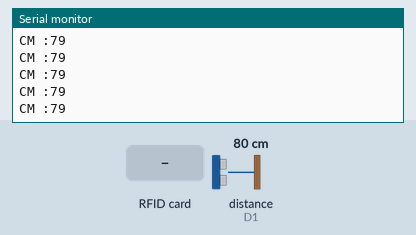
The sketch below on a simulated ESP8266 (NodeMCU). On the bench: the last lines printed to the serial monitor. Wiring (inferred from the names in the program): ultrasonic range finder: trigger D2; echo D1. Inputs (shaded band) come from the test bench; at power-on: distance to the obstacle (sensor on D1) 80 cm. The echo pulse lasts 58.3 µs per cm; WiFi joins after 1.5 s; servers stay silent unless stated.

Above: at 3.2 s.
3.3 s: distance to the obstacle (sensor on D1) set to 2 cm
At 4.4 s:
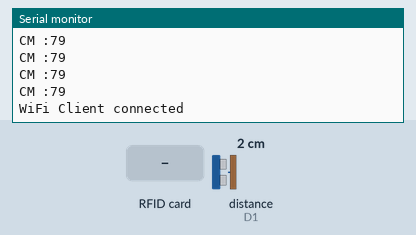
5.1 s: RFID card 5E 7A 19 C4 held to the reader
At 5.43 s:
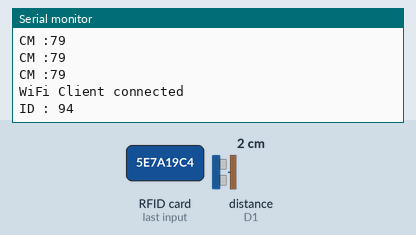
6.7 s: distance to the obstacle (sensor on D1) set to 18 cm
At 7.1 s:
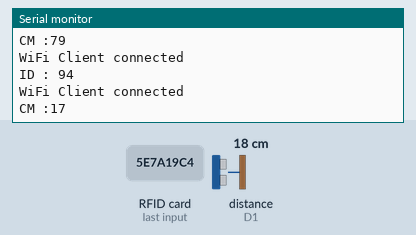

Measured:
- after the input at 3.3 s, the serial monitor: prints a new line after 0.37 s (image 1)
- after the input at 5.1 s, the serial monitor: prints a new line after 0.17 s (image 2)
- after the input at 6.7 s, the serial monitor: prints a new line after 0.28 s (image 3)

The sketch:

Save_Refrigerator_2.ino
```cpp
#include <ESP8266WiFi.h>
#include <SPI.h>
#include <MFRC522.h>

//서버에 전송하기 위한 초기설정
const char* server = "api.thingspeak.com";
String apiKey = "1FHNSZ0I4ANS0ZIC";//api key
const char* MY_SSID = "GENYF WIFI";//와이파이 이름
const char* MY_PWD = "gnyf0915";//와이파이 비밀번호

const int EchoPin = D1;// Echo핀
const int TrigPin = D2;//Trig핀
const int RST_PIN = D3;// reset핀
const int SS_PIN = D4;// SS핀

unsigned long Start_time = 0;
unsigned long End_time = 0;
double Stream_time = 0;

MFRC522 mfrc(SS_PIN, RST_PIN); //RIFD

// 초기 설정(시리얼 통신, 핀 설정)
void setup() {
	Serial.begin(115200);
	pinMode(TrigPin, OUTPUT);
	pinMode(EchoPin, INPUT);
	SPI.begin();//RFID 초기화
	mfrc.PCD_Init();//초기화
	delay(10);

	//와이파이 연결
	Serial.print("Connecting to " + *MY_SSID);

	WiFi.begin(MY_SSID, MY_PWD);

	while (WiFi.status() != WL_CONNECTED) {
		delay(1000);
		Serial.print(".");
	}

	Serial.println("");
	Serial.println("Connected");
	Serial.println("");
}

void loop() {
	int Teg = RFID();
	int Length = SR04();

	//RFID Teg를 인식시 서버에 전송
	if (Teg != 0) {
		Serial.print("ID : ");
		Serial.println(Teg);
		Teg_Value(Teg);
	}

	//거리가 10cm 이상일시 문이 열린걸로 인식, 서버에 전송
	if (Length > 10) {
		Start_time = millis();//시작 시간

		//문이 열린 시간 측정
		while (SR04() > 10)
		{
			Teg = RFID();

			//시간 측정시 RFID Teg가 접속되면 서버에 전송
			if (Teg != 0) {
				Serial.print("ID : ");
				Serial.println(Teg);
				Teg_Value(Teg);
			}

			Serial.print("CM :");
			Serial.println(Length);
		}

		End_time = millis();//종료 시간
		Stream_time = End_time - Start_time;//시작 시간 - 종료 시간 = 실행 시간
		Stream_time /= 1000.0;//밀리초를 초로 변환

		//시간이 0초가 아닐시 서버에 전송
		if (Stream_time != 0) {
			Length_Value(Stream_time);
		}
	}
}

//RFID태그 읽기
int RFID() {
	int Teg = 0;

	if (mfrc.PICC_IsNewCardPresent())
	{
		if (mfrc.PICC_ReadCardSerial())
		{
			Teg = mfrc.uid.uidByte[0];
			//Serial.print("Tag UID :");
			//Serial.println(Teg);
		}
	}

	return Teg;
}

//거리 측정
int SR04() {
	long duration, distance;
	digitalWrite(TrigPin, LOW);
	delayMicroseconds(2);
	digitalWrite(TrigPin, HIGH);
	delayMicroseconds(10);
	digitalWrite(TrigPin, LOW);
	duration = pulseIn(EchoPin, HIGH);
	distance = duration * 17 / 1000;
	//Serial.println(distance);
	delay(100);

	return distance;
}

//RFID Teg 데이터 전송
void Teg_Value(int Teg) {
	WiFiClient client;

	if (client.connect(server, 80)) { // 서버에 전송
		Serial.println("WiFi Client connected");

		String postStr = apiKey;;
		postStr += "&field1=";
		postStr += String(Teg);
		postStr += "&field2=";
		postStr += NULL;
		postStr += "\r\n\r\n";

		client.print("POST /update HTTP/1.1\n");
		client.print("Host: api.thingspeak.com\n");
		client.print("Connection: close\n");
		client.print("X-THINGSPEAKAPIKEY: " + apiKey + "\n");
		client.print("Content-Type: application/x-www-form-urlencoded\n");
		client.print("Content-Length: ");
		client.print(postStr.length());
		client.print("\n\n");
		client.print(postStr);
		delay(1000);
	}
	client.stop();
}

//거리, 문열림 데이터 전송
void Length_Value(int Length) {
	WiFiClient client;

	if (client.connect(server, 80)) { // 서버에 전송
		Serial.println("WiFi Client connected");

		String postStr = apiKey;
		postStr += "&field1=";
		postStr += NULL;
		postStr += "&field2=";
		postStr += String(Length);
		postStr += "\r\n\r\n";

		client.print("POST /update HTTP/1.1\n");
		client.print("Host: api.thingspeak.com\n");
		client.print("Connection: close\n");
		client.print("X-THINGSPEAKAPIKEY: " + apiKey + "\n");
		client.print("Content-Type: application/x-www-form-urlencoded\n");
		client.print("Content-Length: ");
		client.print(postStr.length());
		client.print("\n\n");
		client.print(postStr);
		delay(1000);
	}
	client.stop();
}
```
